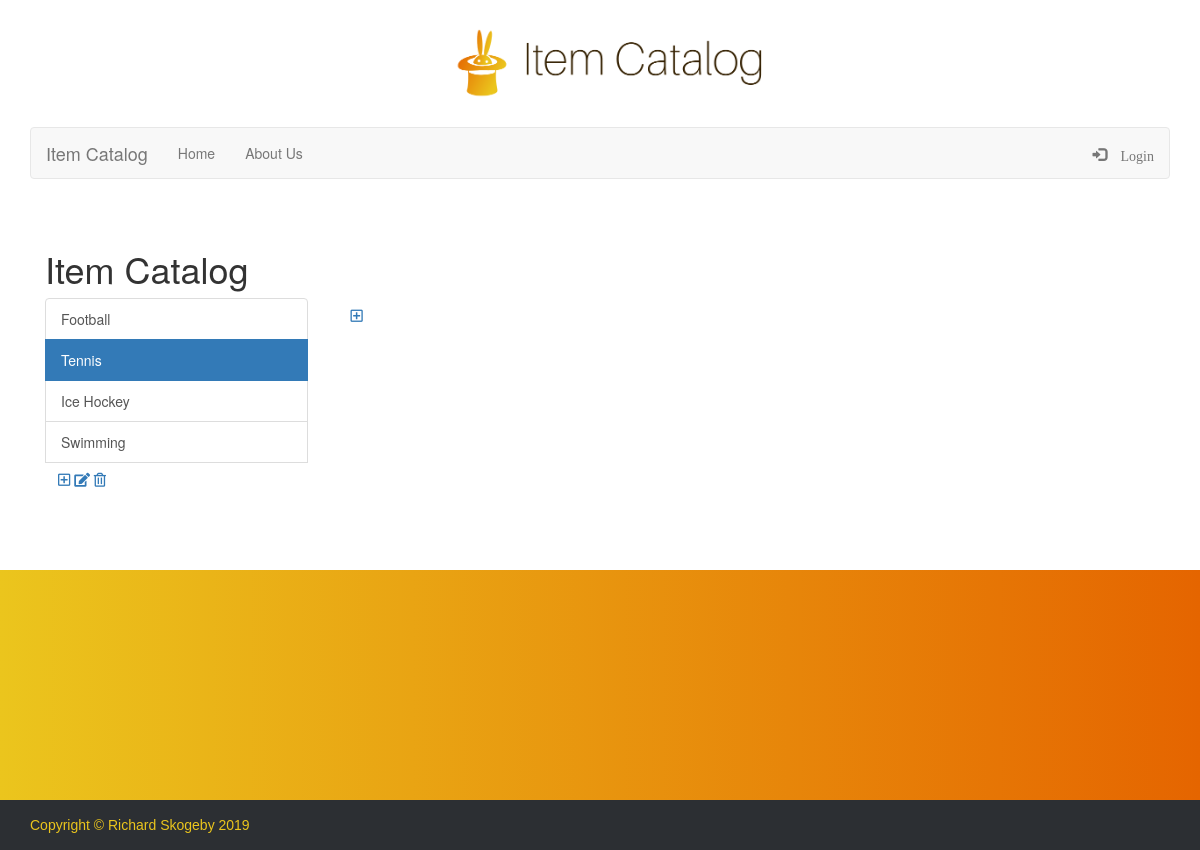
The app's page /category/2/ with its own data.
### item_catalog/models.py (models this page shows, shortened)
class Category(Base):
    __tablename__ = 'category'
    name = Column(String(80), nullable=False)
    id = Column(Integer, primary_key=True)
    user_id = Column(
        Integer, ForeignKey('user.id')
    )
    user = relationship(User)

### item_catalog/views.py (the view)
@app.route('/category/<int:categoryid>/')
def showCategory(categoryid):
    categories = session.query(Category).all()
    itemid = None
    items = session.query(Item).filter_by(category_id=categoryid).all()
    return render_template(
        'categorydisplay.html',
        categories=categories, categoryid=categoryid,
        items=items, itemid=itemid,
        login_session=login_session
    )

### item_catalog/templates/categorydisplay.html (shortened to what this page needs)
{% extends "index.html" %}
{% block snippet %}
<div class="col-lg-3">
    <div class="list-group">
        <div class="btn">
            <a href={{url_for('newItem', categoryid=categoryid)}}>
            <i class="far fa-plus-square"></i>
        </div>
    </div>
</div>
{% endblock %}

### item_catalog/templates/categoriesmenu.html (shortened to what this page needs)
<div class="col-lg-3">
    <div class="list-group">
        {% for category in categories %}
        {% if categoryid != None and categoryid == category.id %}
        <a href="{{url_for('showCategory', categoryid=category.id)}}" class="list-group-item active">{{category.name}}</a>
        {% else %}
        <a href="{{url_for('showCategory', categoryid=category.id)}}" class="list-group-item">{{category.name}}</a>
        {% endif %}
        {% endfor %}
        <div class="btn">
            <a href={{url_for('newCategory')}}>
                <i class="far fa-plus-square"></i>
            {% if categoryid != None %}
            <a href={{url_for('editCategory', categoryid=categoryid)}}>
                <i class="fas fa-edit"></i>
            <a href={{url_for('deleteCategory', categoryid=categoryid)}}>
                <i class="far fa-trash-alt"></i>
            {% endif %}
        </div>
    </div>
</div>

### item_catalog/static/css/styles.css (style rules this page uses)
html { position: relative; min-height: 100%; }
.form-control, .btn { min-height: 38px; border-radius: 2px; }

### records on screen
Category: name "Football"
Category: name "Tennis"
Category: name "Ice Hockey"
Category: name "Swimming"
